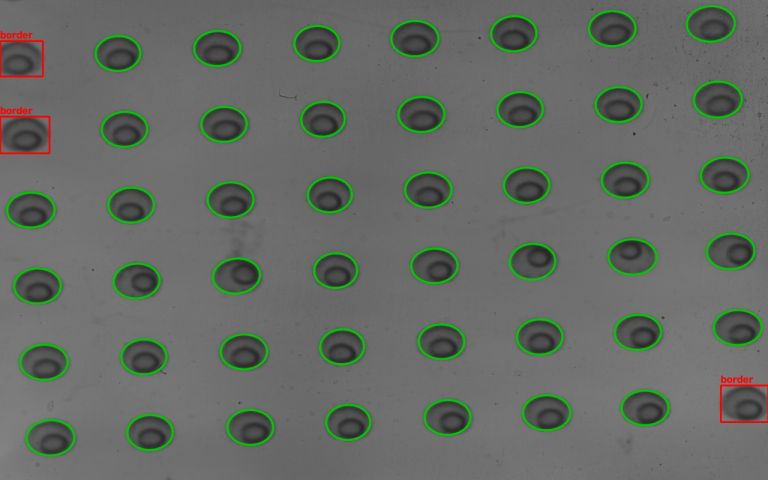
#> input picture cases/cyl_20261007/tests/p0e_overlay_pos0_cam1.jpg, 768 x 480 px
$ python -i ball_ellipses.py   (imports and definitions only)
#> lines starting #> are read from the running program, lines starting #| are printed output that depends on the picture; after the words box and inside, x2 and y2 are one past the last pixel; in counts of white or black regions, pixels touching at a corner belong together
"""Centres of a wand's balls seen through a tube: an ellipse fitted to edge points (tests/cylinder_wand, T13).

Through a water-filled tube a ball's image is an ellipse, 1.26-1.34 times wider than tall.  The GUI's circle
detectors miss its centre by several pixels there ("fast" got both balls within 5 px in 16-58 of 1,142
camera-frames, "reliable" in none of 286), and calibrations from their centres were off in f by a few per cent to
tens of per cent (T13a-T13c).  This estimator, the tube case's dot estimator applied to wand balls, measured the
centres to 0.026 px RMS on rendered backlit images (0.028 px evenly front-lit), and the calibration from them came
within 0.07 % in f (T13c):

  1. the balls are separated: darkness against a smooth background estimate, a threshold at half the dots' level,
     an opening of `open_px` that removes the rod, and the largest blobs;
  2. edge points along 96 rays from each blob's centre, each where the darkness falls to half its local peak;
  3. a robust ellipse fit, leaving out the edge points in the rod's path (within `rod_mask_px` of the line joining
     the two balls, on the side facing the other ball), refitted once about the new centre;
  4. the camera's pair is dropped when the two ellipses come within `guard_px` of each other (T13b2: in front light
     overlapping balls gave centres more than 1 px off; the guard dropped those and no uncrowded pair).

The functions from `normalised_darkness` to `detect_balls` are copied character for character from
tests/cylinder_wand/t13_ellipse.py (2026-10-06; the test keeps its own copy, so the campaign stays reproducible),
with one addition: `detect_balls` takes an optional `area_range` that skips blobs of implausible size before the
largest are chosen (None, the default, is the tested behaviour).  `detect_wand_balls` is the entry point the GUI's
"ellipse" detection mode calls (wand_calibrator.run_detection_task).

Tested on rendered images only (T13: a 1.0 and a 1.5 mm ball on a 0.3 mm rod, about 50 px per mm).  Choose the rod
settings for the wand in use: the opening a little wider than the rod's image and narrower than the small ball's,
the mask about the rod's half-width plus twice its blur (T13: 25 and 18 px).
"""
from __future__ import annotations

import math

import cv2
import numpy as np

DET = {"background_close_px": 101, "background_sigma_px": 25.0, "mask_dilate_px": 9, "seg_fraction": 0.5,
       "min_area_frac": 0.35, "max_area_frac": 2.0, "min_solidity": 0.85, "border_margin_px": 3, "rays": 96,
       "ray_step_px": 0.25, "edge_fraction": 0.5, "smooth_sigma_px": 1.0}


def normalised_darkness(img: np.ndarray, det: dict):
    """Return (N, background, seg_level).  N is 0 on the board and ~0.3 inside a dot."""
    k = int(det["background_close_px"]) | 1
    closed = cv2.morphologyEx(img, cv2.MORPH_CLOSE, cv2.getStructuringElement(cv2.MORPH_RECT, (k, k)))
    bg0 = cv2.GaussianBlur(closed, (0, 0), 15.0)
    n0 = (bg0 - img) / np.maximum(bg0, 1.0)
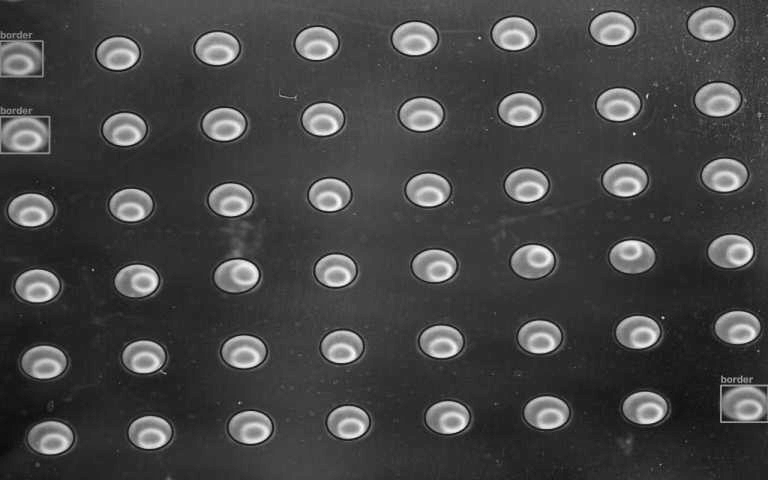
#> n0: shape (480, 768) float32; min -0.0609, max 0.718, mean 0.153; drawn with min black and max white
    core0 = float(np.median(n0[n0 > 0.12])) if np.any(n0 > 0.12) else 0.3
#> core0 = 0.163
    # Mask everything dark (dots and specks), widened over the blurred edges, then interpolate the background
    # from the board pixels alone by normalised convolution.
    mask = (n0 > 0.25 * core0).astype(np.uint8)
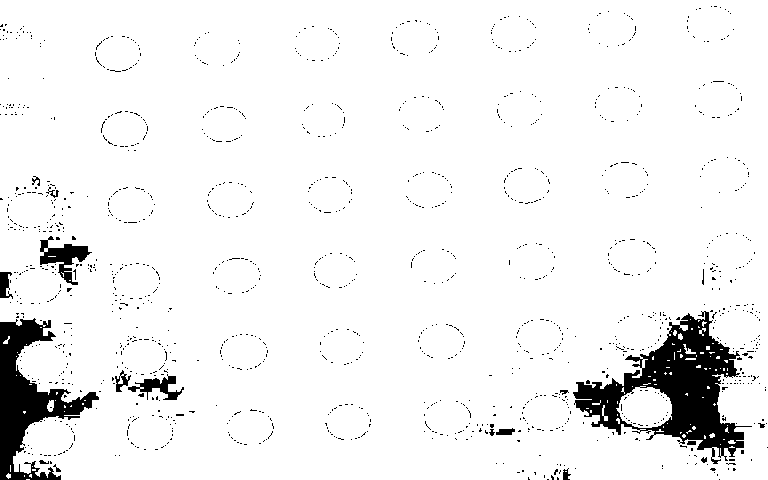
#> mask: shape (480, 768); values 0 (black) and 1 (white), 94.3% white; 1380 black regions (1362 under 20 px), largest, box (x1, y1, x2, y2) and area: (573, 311, 752, 464) 9867, (0, 318, 99, 480) 5865, (40, 236, 92, 285) 958
    d = int(det["mask_dilate_px"])
    mask = cv2.dilate(mask, cv2.getStructuringElement(cv2.MORPH_ELLIPSE, (2 * d + 1, 2 * d + 1)))
#> mask: shape (480, 768); values 0 (black) and 1 (white), 99.4% white; 5 black regions (1 under 20 px), largest, box (x1, y1, x2, y2) and area: (0, 352, 39, 468) 1533, (680, 402, 711, 427) 404, (667, 367, 703, 392) 327, (19, 329, 33, 338) 40
    w = (1 - mask).astype(np.float32)
    s = float(det["background_sigma_px"])
    num = cv2.GaussianBlur(img * w, (0, 0), s)
    den = cv2.GaussianBlur(w, (0, 0), s)
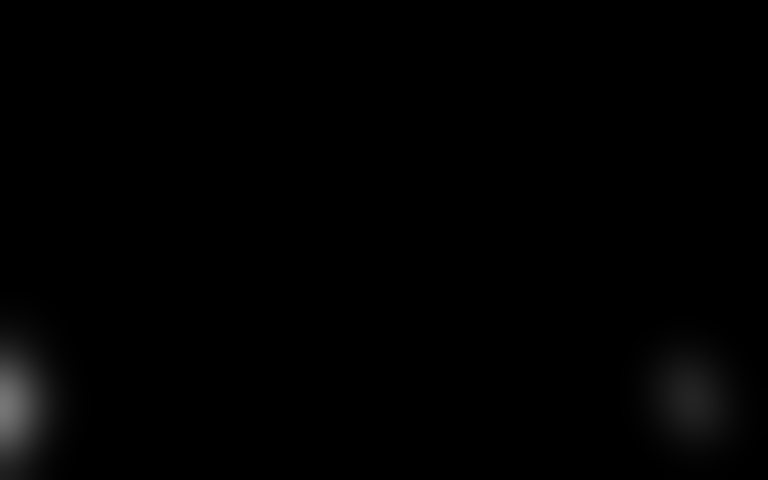
#> den: shape (480, 768) float32; min 0, max 0.465, mean 0.00616
    bg = np.where(den > 0.05, num / np.maximum(den, 1e-6), bg0).astype(np.float32)
    N = (bg - img) / np.maximum(bg, 1.0)
    core = float(np.median(N[N > 0.12])) if np.any(N > 0.12) else core0
#> core = 0.163
    return N.astype(np.float32), bg, float(det["seg_fraction"]) * core


def fit_ellipse(x: np.ndarray, y: np.ndarray):
    """Direct least-squares ellipse (Halir & Flusser 1998).  Returns (xc, yc, a, b, theta) or None.

    a >= b are semi-axes; theta is the angle of the a-axis from +u, in radians.
    """
    if len(x) < 6:
        return None
    mx, my = float(np.mean(x)), float(np.mean(y))
    s = float(np.std(x) + np.std(y)) or 1.0
    xn, yn = (x - mx) / s, (y - my) / s
    D1 = np.column_stack([xn * xn, xn * yn, yn * yn])
    D2 = np.column_stack([xn, yn, np.ones_like(xn)])
    S1, S2, S3 = D1.T @ D1, D1.T @ D2, D2.T @ D2
    try:
        T = -np.linalg.solve(S3, S2.T)
    except np.linalg.LinAlgError:
        return None
    M = S1 + S2 @ T
    M = np.array([M[2] / 2.0, -M[1], M[0] / 2.0])
    vals, vecs = np.linalg.eig(M)
    vecs = np.real(vecs)
    cond = 4 * vecs[0] * vecs[2] - vecs[1] ** 2
    ok = np.where(cond > 0)[0]
    if len(ok) == 0:
        return None
    a1 = vecs[:, ok[0]]
    A, B, C = a1
    Dc, Ec, Fc = T @ a1
    den = B * B - 4 * A * C
    if den >= 0:
        return None
    xc = (2 * C * Dc - B * Ec) / den
    yc = (2 * A * Ec - B * Dc) / den
    F0 = A * xc * xc + B * xc * yc + C * yc * yc + Dc * xc + Ec * yc + Fc
    Q = np.array([[A, B / 2], [B / 2, C]])
    lam, vec = np.linalg.eigh(Q)
    with np.errstate(invalid="ignore"):
        ax = np.sqrt(-F0 / lam)
    if not np.all(np.isfinite(ax)):
        return None
    i_big = int(np.argmax(ax))
    a_ax, b_ax = float(ax[i_big]), float(ax[1 - i_big])
    th = math.atan2(vec[1, i_big], vec[0, i_big])
    return (xc * s + mx, yc * s + my, a_ax * s, b_ax * s, th)


def ellipse_radius(a: float, b: float, phi: np.ndarray) -> np.ndarray:
    """Radius of an ellipse (semi-axes a, b, axis-aligned in its own frame) in the direction phi."""
    return 1.0 / np.sqrt((np.cos(phi) / a) ** 2 + (np.sin(phi) / b) ** 2)


def radial_edges(Ns: np.ndarray, c, rx: float, ry: float, det: dict, extra: float = 14.0, mode: str = "halfmax"):
    """Edge points along rays from c, each where the darkness falls to edge_fraction of its local peak
    (mode "halfmax"), or where it falls most steeply (mode "gradient", a check that a dark rim affects less).

    Returns (points (K,2), ray angles (K,), complete) where complete is False if a ray left the image before its
    edge and 4 px past it were found (the dot is cut by the border).
    """
    rays = int(det["rays"])
    frac = float(det["edge_fraction"])
    th = np.arange(rays) * (2 * np.pi / rays)
    re = ellipse_radius(rx, ry, th)
    S = 240
    t = np.linspace(0.0, 1.0, S)
    r = (0.4 * re)[:, None] + (0.6 * re + extra)[:, None] * t[None, :]
    X = (c[0] + r * np.cos(th)[:, None]).astype(np.float32)
    Y = (c[1] + r * np.sin(th)[:, None]).astype(np.float32)
    H, W = Ns.shape
    inside = (X >= 0) & (Y >= 0) & (X <= W - 1) & (Y <= H - 1)
    P = cv2.remap(Ns, X, Y, cv2.INTER_LINEAR, borderMode=cv2.BORDER_CONSTANT, borderValue=-9.0)
    pts, angs = [], []
    complete = True
    for m in range(rays):
        # samples are usable up to the first one off the sensor
        n_in = int(np.argmin(inside[m])) if not inside[m].all() else S
        p = P[m, :n_in]
        if n_in < S // 3:
            complete = False
            continue
        reach = int(np.searchsorted(r[m], re[m] + 3.0))
        k_pk = int(np.argmax(p[:max(reach, 2)]))
        p_pk = float(p[k_pk])
        if p_pk <= 0.05:
            continue
        lev = frac * p_pk
        below = np.where(p[k_pk:] < lev)[0]
        n4 = int(math.ceil(4.0 / max(r[m, 1] - r[m, 0], 1e-6)))
        if len(below) == 0 or k_pk + int(below[0]) + n4 > n_in:
            if n_in < S:
                complete = False                         # the border cuts the ray before edge + 4 px
            continue
        k = k_pk + int(below[0])
        # the profile must stay low for 4 px past the edge (no speck or neighbour right behind it)
        tail = p[k:k + n4]
        if len(tail) and float(np.max(tail)) > 0.8 * p_pk:
            continue
        if mode == "gradient":
            # steepest descent of the darkness between the peak and 4 px past the half-height crossing
            g = np.gradient(p[:k + n4])
            lo = k_pk
            j = lo + int(np.argmin(g[lo:k + n4]))
            if j <= lo or j >= k + n4 - 1:
                continue
            g0, g1, g2 = float(g[j - 1]), float(g[j]), float(g[j + 1])
            den = g0 - 2 * g1 + g2
            off = 0.5 * (g0 - g2) / den if den > 0 else 0.0
            off = min(max(off, -0.5), 0.5)
            rr = r[m, j] + off * (r[m, 1] - r[m, 0])
        else:
            p0, p1 = float(p[k - 1]), float(p[k])
            f = (p0 - lev) / (p0 - p1) if p0 != p1 else 0.5
            rr = r[m, k - 1] + f * (r[m, k] - r[m, k - 1])
        pts.append((c[0] + rr * math.cos(th[m]), c[1] + rr * math.sin(th[m])))
        angs.append(th[m])
    return np.asarray(pts, float).reshape(-1, 2), np.asarray(angs, float), complete


def robust_ellipse(pts: np.ndarray, min_keep: int, rounds: int = 3, k_mad: float = 3.5):
    """Ellipse fit with points beyond k_mad robust sigmas (radial residual) dropped.  Returns (ell, rms, n, keep)."""
    keep = np.ones(len(pts), bool)
    ell = None
    for _ in range(rounds):
        if keep.sum() < min_keep:
            return None, float("nan"), int(keep.sum()), keep
        ell = fit_ellipse(pts[keep, 0], pts[keep, 1])
        if ell is None:
            return None, float("nan"), int(keep.sum()), keep
        res = ellipse_residual(ell, pts)
        sig = 1.4826 * float(np.median(np.abs(res[keep] - np.median(res[keep])))) + 1e-3
        new = np.abs(res) < k_mad * sig + 0.05
        if np.array_equal(new, keep):
            break
        keep = new
    res = ellipse_residual(ell, pts)
    return ell, float(np.sqrt(np.mean(res[keep] ** 2))), int(keep.sum()), keep


def ellipse_residual(ell, pts: np.ndarray) -> np.ndarray:
    """Radial distance of each point from the ellipse, measured from its centre (positive outside)."""
    xc, yc, a, b, th = ell
    dx, dy = pts[:, 0] - xc, pts[:, 1] - yc
    c, s = math.cos(th), math.sin(th)
    xe, ye = c * dx + s * dy, -s * dx + c * dy
    rho = np.hypot(xe, ye)
    return rho - ellipse_radius(a, b, np.arctan2(ye, xe))


def detect_balls(img: np.ndarray, polarity: str, open_px: int, det: dict = None, n_balls: int = 2,
                 rod_mask_px: float = 0.0, symmetric: bool = False, min_keep_frac: float = None,
                 area_range=None):
    """Centres of the wand's balls in one image, by the plate case's estimator.

    img: uint8 image.  polarity: "dark" (dark balls on a bright background, e.g. backlit) or "bright".
    open_px: diameter (px) of an opening that removes the rod before the blobs are separated (0: none).
    rod_mask_px: half-width (px) of the strip along the rod whose edge points are left out (0: none).
    symmetric: leave out the strip on the far side of the ball as well.
    min_keep_frac: the share of the rays a fit needs (default: the case's 0.6, or 0.4 with the rod mask).
    area_range: (lo, hi) blob area in px; blobs outside it are skipped before the largest are chosen
    (added for the GUI; None, the default, is the tested behaviour).
    Returns [(u, v, area_px, a, b, theta, n_edge, edge_rms_px), ...] for the n_balls largest blobs whose outline was
    measured, smallest area first.  u = column, v = row, pixel centres at integers."""
    det = DET if det is None else det
    g = img.astype(np.float32)
    if polarity == "bright":
        g = 255.0 - g
    N, _bg, seg = normalised_darkness(g, det)
#> seg = 0.0813
    Ns = cv2.GaussianBlur(N, (0, 0), float(det["smooth_sigma_px"]))
    m = (N > seg).astype(np.uint8)
#> m: shape (480, 768); values 0 (black) and 1 (white), 71.8% white; 578 black regions (485 under 20 px), largest, box (x1, y1, x2, y2) and area: (0, 134, 231, 480) 47818, (440, 229, 768, 480) 44825, (0, 1, 53, 54) 1309
    m = cv2.morphologyEx(m, cv2.MORPH_OPEN, cv2.getStructuringElement(cv2.MORPH_ELLIPSE, (5, 5)))
#> m: shape (480, 768); values 0 (black) and 1 (white), 69% white; 288 black regions (228 under 20 px), largest, box (x1, y1, x2, y2) and area: (0, 0, 274, 480) 57193, (379, 227, 768, 480) 51321, (620, 162, 688, 227) 1000
    if open_px:
        k = int(open_px) | 1
        m = cv2.morphologyEx(m, cv2.MORPH_OPEN, cv2.getStructuringElement(cv2.MORPH_ELLIPSE, (k, k)))
#> m: shape (480, 768); values 0 (black) and 1 (white), 61.6% white; 46 black regions (20 under 20 px), largest, box (x1, y1, x2, y2) and area: (321, 81, 768, 480) 69314, (0, 0, 274, 480) 68793, (687, 0, 742, 42) 357
    n, _lab, stats, cents = cv2.connectedComponentsWithStats(m, connectivity=8)
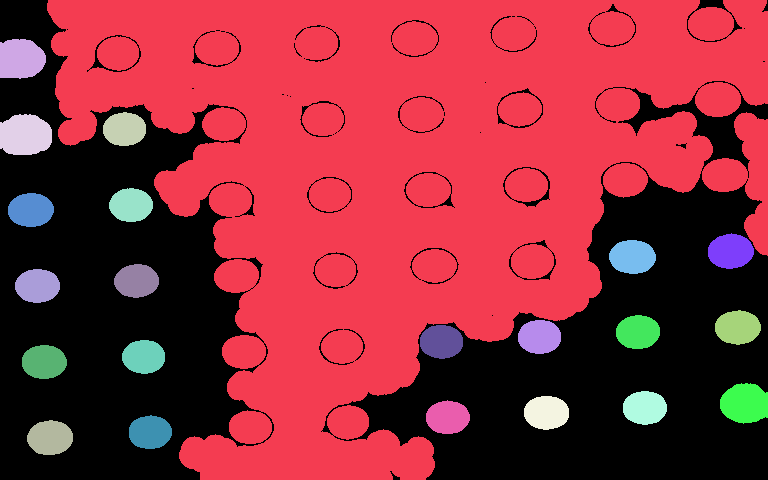
#> _lab: shape (480, 768) int32; 23 distinct labels, from 0 to 22; one colour per label, 0 black
#> n = 23; stats = 23 rows, first 6: [0, 0, 768, 480, 141553], [47, 0, 721, 480, 200530], [0, 39, 46, 40, 1552], [103, 112, 43, 34, 1162], [0, 114, 52, 41, 1797], [109, 188, 44, 34, 1169]; cents = 23 rows, first 8: [363.8, 317.4], [404.6, 176.8], [20.35, 58.57], [124.1, 128.8], [24.69, 134.7], [130.6, 204.7], [30.34, 209.6], [730.2, 250.9]
    labels = range(1, n)
    if area_range is not None:
        labels = [i for i in labels if area_range[0] <= stats[i, cv2.CC_STAT_AREA] <= area_range[1]]
    order = sorted(labels, key=lambda i: stats[i, cv2.CC_STAT_AREA], reverse=True)[:n_balls]
#> order = [1, 4]
    out = []
    for i in order:
        _x, _y, w, h, _area = (int(v) for v in stats[i])
        c = (float(cents[i][0]), float(cents[i][1]))
        others = [np.array(cents[j], float) for j in order if j != i]
        rx, ry = 0.5 * w, 0.5 * h
        ell, rms, n_e, complete = None, float("nan"), 0, True
        for _ in range(2):                       # as the case: fit, re-centre, fit again
            pts, _angs, complete = radial_edges(Ns, c, rx, ry, det)
            if rod_mask_px > 0 and others and len(pts):
                q = np.asarray(c, float)
                for o in others:                 # drop the points in the strip towards each other ball
                    e = (o - q) / max(float(np.linalg.norm(o - q)), 1e-9)
                    rel = pts - q[None, :]
                    along = rel @ e
                    perp = np.abs(rel[:, 0] * e[1] - rel[:, 1] * e[0])
                    drop = (perp < rod_mask_px) & ((along > 0) | symmetric)
                    pts = pts[~drop]
            # the case's minimum (60 % of the rays); 40 % when the rod's strip is left out
            frac = min_keep_frac if min_keep_frac is not None else (0.4 if rod_mask_px > 0 else 0.6)
            ell, rms, n_e, _keep = robust_ellipse(pts, min_keep=int(frac * int(det["rays"])))
            if ell is None:
                break
            c = (ell[0], ell[1])
            ct, st = math.cos(ell[4]), math.sin(ell[4])
            rx = math.sqrt((ell[2] * ct) ** 2 + (ell[3] * st) ** 2)
            ry = math.sqrt((ell[2] * st) ** 2 + (ell[3] * ct) ** 2)
        if ell is None or not complete:
            continue
        out.append((ell[0], ell[1], math.pi * ell[2] * ell[3], ell[2], ell[3], ell[4], n_e, rms))
#> this loop made 2 passes
#> (w, h, others) on pass 1: (721, 480, [[24.69, 134.7]])
#> pass 1, in radial_edges, `X = (c[0] + r * np.cos(th)[:, None]).astype(np.float32)`:
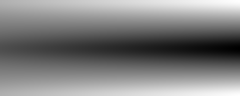
#> X: shape (96, 240) float32; min 30.14, max 779.1, mean 404.6; drawn with min black and max white
#> pass 1, in radial_edges, `Y = (c[1] + r * np.sin(th)[:, None]).astype(np.float32)`:
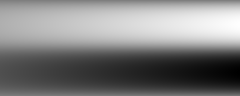
#> Y: shape (96, 240) float32; min -77.17, max 430.8, mean 176.8; drawn with min black and max white
#> pass 1, in radial_edges, `inside = (X >= 0) & (Y >= 0) & (X <= W - 1) & (Y <= H - 1)`:
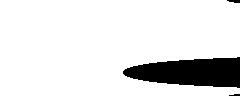
#> inside: shape (96, 240) bool; 88.3% white; 3 black regions (1 under 20 px), largest, box (x1, y1, x2, y2) and area: (123, 57, 240, 88) 2639, (227, 0, 240, 3) 30
#> after the loop, along = 82 values, max 24.75 at index 1, min -21.85 at index 41, mean 3.71; e = [0.994, 0.112]; out = [(413.9, 181.6, 87394.9, 200.4, 138.8, -3.1, 69, 39.36)]; perp = 82 values, max 19.66 at index 31, min 0.449 at index 2, mean 14.4; q = [24.65, 133.8]; rel = 82 pairs, first value -20.83 to 25.2, second value -18.76 to 19.28
    return sorted(out, key=lambda r: r[2])


# ======================== added for the GUI ========================
# [9 lines left out: function ellipse_gap, not called in this run]


def settings_for(max_r_px: float = None) -> dict:
    """The estimator's settings (DET) for balls of radius up to max_r_px: the background's closing window must be
    wider than a ball, so it grows from T13's 101 px for balls larger than about 40 px in radius."""
    det = dict(DET)
    if max_r_px:
        det["background_close_px"] = max(int(DET["background_close_px"]), int(math.ceil(2.5 * float(max_r_px))) | 1)
    return det


def detect_wand_balls(img: np.ndarray, polarity: str = "dark", min_r_px: float = None, max_r_px: float = None,
                      open_px: int = 25, rod_mask_px: float = 18.0, guard_px: float = 3.0, n_balls: int = 2,
                      full: bool = False) -> list:
    """The two balls of a wand in one image (uint8; polarity "dark": dark balls on a bright background, "bright":
    the reverse), smallest first.

    min_r_px, max_r_px: the balls' radius range in px (the GUI's Radius Range); blobs far outside it are skipped
    (area between pi (min_r / 2)^2 and pi (1.5 max_r)^2) and the background window is sized for max_r.
    Returns rows [u, v, r, metric]: u = column, v = row (pixel centres at integers), r = sqrt(a b) the ellipse's
    area-equivalent radius, metric = 1 / (1 + RMS of the edge points about the ellipse, px).  An empty list when
    no ball was measured or when the guard dropped the pair.  With full=True (for display) every measured ball is
    returned as [u, v, r, metric, a, b, theta, dropped], with theta in radians and dropped = 1 for a pair the guard
    removed."""
    if img.ndim != 2:
        raise ValueError("a single-channel image is needed")
    if img.dtype != np.uint8:
        img = cv2.normalize(img, None, 0, 255, cv2.NORM_MINMAX).astype(np.uint8)
    det = settings_for(max_r_px)
    area_range = None
    if min_r_px is not None and max_r_px is not None:
        area_range = (math.pi * (0.5 * float(min_r_px)) ** 2, math.pi * (1.5 * float(max_r_px)) ** 2)
    res = detect_balls(img, polarity, int(open_px), det=det, n_balls=n_balls, rod_mask_px=float(rod_mask_px),
                       area_range=area_range)
#> res has the same summary as out in detect_balls
    dropped = len(res) >= 2 and guard_px is not None and ellipse_gap(res[0], res[1]) < float(guard_px)
#> dropped = False
    rows = []
    for r in res:
        row = [float(r[0]), float(r[1]), math.sqrt(float(r[3]) * float(r[4])), 1.0 / (1.0 + float(r[7]))]
        if full:
            row += [float(r[3]), float(r[4]), float(r[5]), 1.0 if dropped else 0.0]
        rows.append(row)
#> this loop made 1 pass
#> (r, row) on pass 1: ((413.9, 181.6, 87394.9, 200.4, 138.8, -3.1, 69, 39.36), [413.9, 181.6, 166.8, 0.0248])
#> after the loop, rows = [[413.9, 181.6, 166.8, 0.0248]]
    if dropped and not full:
        return []
    return rows

>>> import cv2
>>> picture = cv2.imread('../../../cases/cyl_20261007/tests/p0e_overlay_pos0_cam1.jpg', cv2.IMREAD_GRAYSCALE)
>>> result = detect_wand_balls(picture)
#> result = [[413.9, 181.6, 166.8, 0.0248]]
